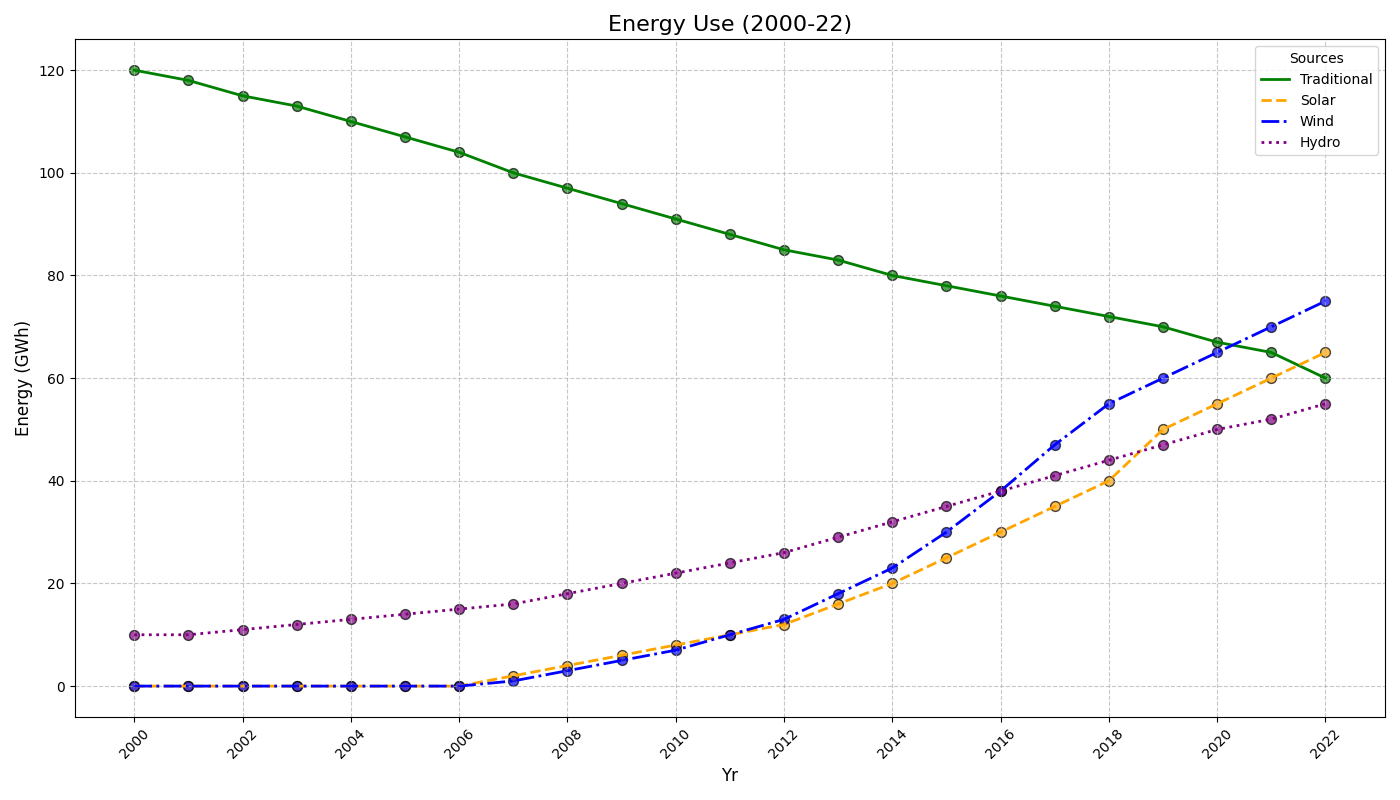

Python code for this plot:
import matplotlib.pyplot as plt
import numpy as np

# Define years and energy consumption data
years = np.arange(2000, 2023)
traditional_energy = np.array([120, 118, 115, 113, 110, 107, 104, 100, 97, 94, 91, 88, 85, 83, 80, 78, 76, 74, 72, 70, 67, 65, 60])
solar_energy = np.array([0, 0, 0, 0, 0, 0, 0, 2, 4, 6, 8, 10, 12, 16, 20, 25, 30, 35, 40, 50, 55, 60, 65])
wind_energy = np.array([0, 0, 0, 0, 0, 0, 0, 1, 3, 5, 7, 10, 13, 18, 23, 30, 38, 47, 55, 60, 65, 70, 75])
hydro_energy = np.array([10, 10, 11, 12, 13, 14, 15, 16, 18, 20, 22, 24, 26, 29, 32, 35, 38, 41, 44, 47, 50, 52, 55])

# Plot setup
plt.figure(figsize=(14, 8))

# Plot the data with distinct colors
plt.plot(years, traditional_energy, label='Traditional', color='green', linestyle='-', linewidth=2)
plt.plot(years, solar_energy, label='Solar', color='orange', linestyle='--', linewidth=2)
plt.plot(years, wind_energy, label='Wind', color='blue', linestyle='-.', linewidth=2)
plt.plot(years, hydro_energy, label='Hydro', color='purple', linestyle=':', linewidth=2)

# Title and labels
plt.title('Energy Use (2000-22)', fontsize=16)
plt.xlabel('Yr', fontsize=12)
plt.ylabel('Energy (GWh)', fontsize=12)

# Highlight Data Points with distinct colors
plt.scatter(years, traditional_energy, color='green', s=50, edgecolors='black', alpha=0.7)
plt.scatter(years, solar_energy, color='orange', s=50, edgecolors='black', alpha=0.7)
plt.scatter(years, wind_energy, color='blue', s=50, edgecolors='black', alpha=0.7)
plt.scatter(years, hydro_energy, color='purple', s=50, edgecolors='black', alpha=0.7)

# Legend and Grid
plt.legend(loc='upper right', fontsize=10, title='Sources')
plt.grid(True, linestyle='--', alpha=0.7)

# Custom x-ticks for better visibility
plt.xticks(np.arange(2000, 2023, 2), fontsize=10, rotation=45)
plt.yticks(fontsize=10)

# Adjust layout to prevent overlap
plt.tight_layout()

# Show the plot
plt.show()
